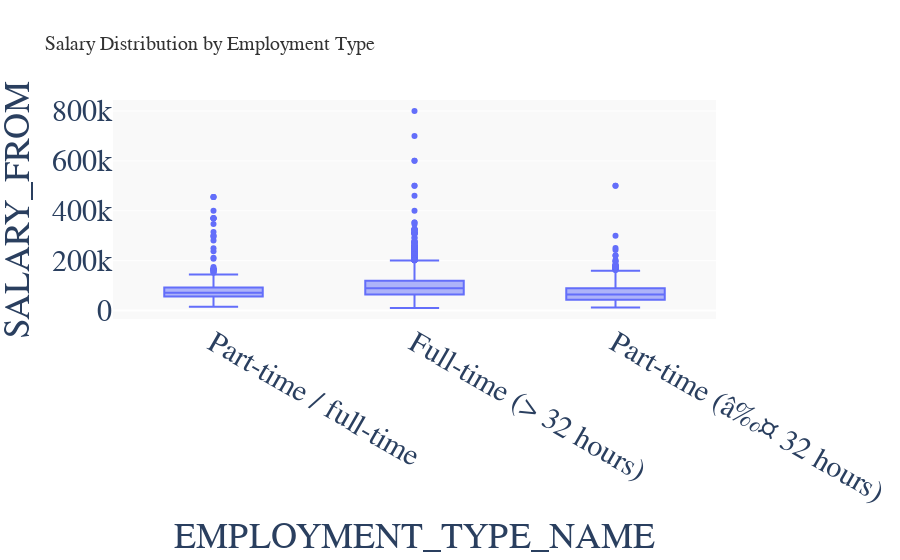

Notebook code cell kept with this figure:
### Markdown cell above
# Salary Distribution by Employment Type
- Identify salary trends across different employment types.
- **Filter the dataset**
  - Remove records where **salary is missing or zero**.
- **Aggregate Data**
  - Group by **employment type** and compute salary distribution.
- **Visualize results**
  - Create a **box plot** where:
    - **X-axis** = `EMPLOYMENT_TYPE_NAME`
    - **Y-axis** = `SALARY_FROM`
  - Customize **colors, fonts, and styles** to avoid a **2.5-point deduction**.
- **Explanation:** Write two sentences about what the graph reveals.

### Code cell
# Your Code for 1st question here
from pyspark.sql.functions import col

df_filtered = df.filter((col("SALARY_FROM").isNotNull()) & (col("SALARY_FROM") > 0))

pdf = df_filtered.select("EMPLOYMENT_TYPE_NAME", "SALARY_FROM").toPandas()

import plotly.express as px

fig = px.box(
    pdf,
    x="EMPLOYMENT_TYPE_NAME",
    y="SALARY_FROM",
    title="Salary Distribution by Employment Type",
    color_discrete_sequence=[
        "#636EFA", "#EF553B", "#00CC96", "#AB63FA", "#FFA15A", "#19D3F3"
    ]  
)


fig.update_layout(
    font_family="Courier New",         
    font_size=30,
    title_font=dict(size=20, family="Georgia", color="#333333"),
    plot_bgcolor="#F9F9F9",            
    paper_bgcolor="#FFFFFF"            
)

fig.show()

### Figure 1 — Plotly figure (JSON) as saved in the notebook; plotly's stock layout.template omitted (floating-point values rounded to 4 significant figures; data arrays with more than 128 entries replaced by an {"elided": "..."} marker saying what was removed)
{"data": [{"alignmentgroup": "True", "hovertemplate": "EMPLOYMENT_TYPE_NAME=%{x}<br>SALARY_FROM=%{y}<extra></extra>", "legendgroup": "", "marker": {"color": "#636EFA"}, "name": "", "notched": false, "offsetgroup": "", "orientation": "v", "showlegend": false, "type": "box", "x": {"elided": "32398 str values"}, "x0": " ", "xaxis": "x", "y": {"elided": "32398 int values"}, "y0": " ", "yaxis": "y"}], "layout": {"boxmode": "group", "font": {"family": "Courier New", "size": 30}, "legend": {"tracegroupgap": 0}, "paper_bgcolor": "#FFFFFF", "plot_bgcolor": "#F9F9F9", "title": {"font": {"color": "#333333", "family": "Georgia", "size": 20}, "text": "Salary Distribution by Employment Type"}, "xaxis": {"anchor": "y", "domain": [0, 1], "title": {"text": "EMPLOYMENT_TYPE_NAME"}}, "yaxis": {"anchor": "x", "domain": [0, 1], "title": {"text": "SALARY_FROM"}}}}
